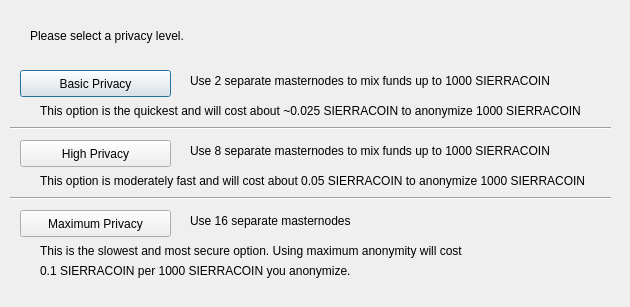
<?xml version="1.0" encoding="UTF-8"?>
<ui version="4.0">
 <class>DarksendConfig</class>
 <widget class="QDialog" name="DarksendConfig">
  <property name="geometry">
   <rect>
    <x>0</x>
    <y>0</y>
    <width>630</width>
    <height>307</height>
   </rect>
  </property>
  <property name="windowTitle">
   <string>Configure Darksend</string>
  </property>
  <widget class="QPushButton" name="buttonBasic">
   <property name="geometry">
    <rect>
     <x>20</x>
     <y>70</y>
     <width>151</width>
     <height>27</height>
    </rect>
   </property>
   <property name="text">
    <string>Basic Privacy</string>
   </property>
  </widget>
  <widget class="QPushButton" name="buttonHigh">
   <property name="geometry">
    <rect>
     <x>20</x>
     <y>140</y>
     <width>151</width>
     <height>27</height>
    </rect>
   </property>
   <property name="text">
    <string>High Privacy</string>
   </property>
  </widget>
  <widget class="QPushButton" name="buttonMax">
   <property name="geometry">
    <rect>
     <x>20</x>
     <y>210</y>
     <width>151</width>
     <height>27</height>
    </rect>
   </property>
   <property name="text">
    <string>Maximum Privacy</string>
   </property>
  </widget>
  <widget class="QLabel" name="label">
   <property name="geometry">
    <rect>
     <x>30</x>
     <y>20</y>
     <width>571</width>
     <height>31</height>
    </rect>
   </property>
   <property name="text">
    <string>Please select a privacy level.</string>
   </property>
  </widget>
  <widget class="QLabel" name="label_2">
   <property name="geometry">
    <rect>
     <x>190</x>
     <y>70</y>
     <width>421</width>
     <height>21</height>
    </rect>
   </property>
   <property name="text">
    <string>Use 2 separate masternodes to mix funds up to 1000 SIERRACOIN</string>
   </property>
  </widget>
  <widget class="QLabel" name="label_3">
   <property name="geometry">
    <rect>
     <x>190</x>
     <y>140</y>
     <width>411</width>
     <height>21</height>
    </rect>
   </property>
   <property name="text">
    <string>Use 8 separate masternodes to mix funds up to 1000 SIERRACOIN</string>
   </property>
  </widget>
  <widget class="QLabel" name="label_4">
   <property name="geometry">
    <rect>
     <x>190</x>
     <y>210</y>
     <width>421</width>
     <height>21</height>
    </rect>
   </property>
   <property name="text">
    <string>Use 16 separate masternodes</string>
   </property>
  </widget>
  <widget class="QLabel" name="label_6">
   <property name="geometry">
    <rect>
     <x>40</x>
     <y>100</y>
     <width>561</width>
     <height>21</height>
    </rect>
   </property>
   <property name="text">
    <string>This option is the quickest and will cost about ~0.025 SIERRACOIN to anonymize 1000 SIERRACOIN</string>
   </property>
  </widget>
  <widget class="QLabel" name="label_7">
   <property name="geometry">
    <rect>
     <x>40</x>
     <y>170</y>
     <width>561</width>
     <height>21</height>
    </rect>
   </property>
   <property name="text">
    <string>This option is moderately fast and will cost about 0.05 SIERRACOIN to anonymize 1000 SIERRACOIN</string>
   </property>
  </widget>
  <widget class="QLabel" name="label_8">
   <property name="geometry">
    <rect>
     <x>40</x>
     <y>240</y>
     <width>561</width>
     <height>21</height>
    </rect>
   </property>
   <property name="text">
    <string>This is the slowest and most secure option. Using maximum anonymity will cost</string>
   </property>
  </widget>
  <widget class="QLabel" name="label_9">
   <property name="geometry">
    <rect>
     <x>40</x>
     <y>260</y>
     <width>561</width>
     <height>21</height>
    </rect>
   </property>
   <property name="text">
    <string>0.1 SIERRACOIN per 1000 SIERRACOIN you anonymize.</string>
   </property>
  </widget>
  <widget class="Line" name="line">
   <property name="geometry">
    <rect>
     <x>10</x>
     <y>120</y>
     <width>601</width>
     <height>16</height>
    </rect>
   </property>
   <property name="orientation">
    <enum>Qt::Horizontal</enum>
   </property>
  </widget>
  <widget class="Line" name="line_2">
   <property name="geometry">
    <rect>
     <x>10</x>
     <y>190</y>
     <width>601</width>
     <height>16</height>
    </rect>
   </property>
   <property name="orientation">
    <enum>Qt::Horizontal</enum>
   </property>
  </widget>
 </widget>
 <resources/>
 <connections/>
</ui>
